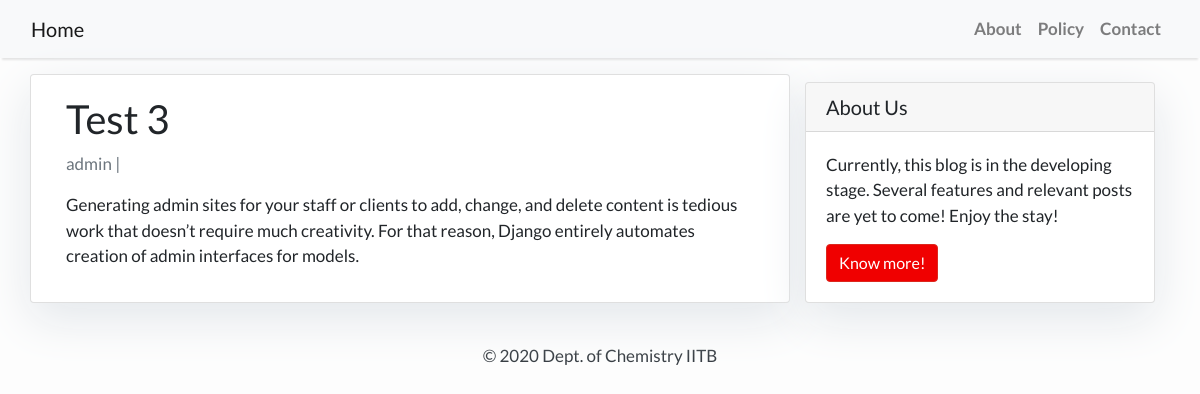
The page /feed/admin-philosophy/ on the database as committed earlier.
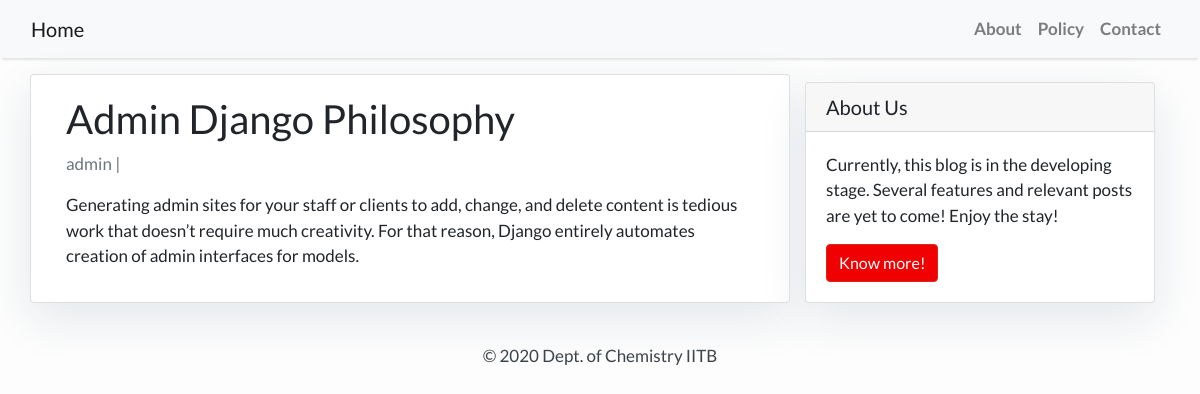
The same page on the database as committed later.
### feed/models.py (models this page shows, shortened)
class Post(models.Model):
    title = models.CharField(max_length=200, unique=True)
    slug = models.SlugField(max_length=50, unique=True)
    author = models.ForeignKey(settings.AUTH_USER_MODEL, on_delete=models.CASCADE)
    content = models.TextField()
    published_date = models.DateTimeField(default=timezone.now)

### feed/views.py (the view)
# urls.py: path('<slug:slug>/', views.PostDetail.as_view(), name='post_detail'),
class PostDetail(generic.DetailView):
    model = Post
    template_name = 'feed/post_detail.html'

### feed/templates/feed/post_detail.html
{% extends 'feed/base.html' %} {% block content %}
<div class="container">
  <div class="row">
    <div class="col-md-8 card mb-4  mt-3 left  top">
      <div class="card-body">
        <h1>{% block title %} {{ object.title }} {% endblock title %}</h1>
        <p class=" text-muted">{{ post.author }} | {{ post.created_on }}</p>
        <p class="card-text ">{{ object.content | safe }}</p>
      </div>
    </div>
    {% block sidebar %} {% include 'feed/sidebar.html' %} {% endblock sidebar %}
  </div>
</div>
{% endblock content %}

Rows that differ between the two databases and show on the page:
changed Post "admin": title "Test 3" → "Admin Django Philosophy"
